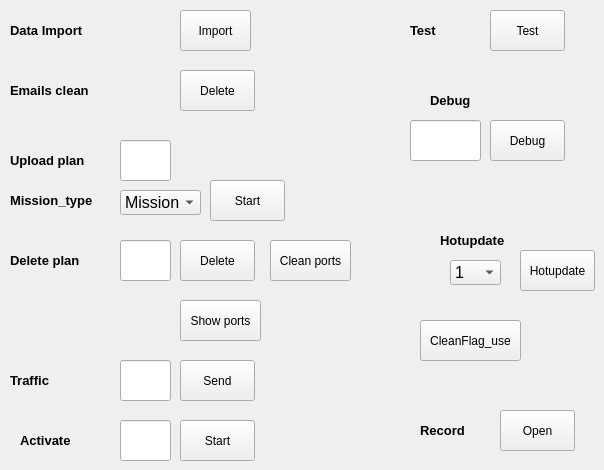
    <widget class="QWidget" name="tab_3">
     <attribute name="title">
      <string>Some funcs</string>
     </attribute>
     <widget class="QLabel" name="label_10">
      <property name="geometry">
       <rect>
        <x>10</x>
        <y>20</y>
        <width>81</width>
        <height>21</height>
       </rect>
      </property>
      <property name="font">
       <font>
        <pointsize>10</pointsize>
        <weight>75</weight>
        <bold>true</bold>
       </font>
      </property>
      <property name="text">
       <string>Data Import</string>
      </property>
     </widget>
     <widget class="QPushButton" name="pushButton7">
      <property name="geometry">
       <rect>
        <x>180</x>
        <y>70</y>
        <width>75</width>
        <height>41</height>
       </rect>
      </property>
      <property name="text">
       <string>Delete</string>
      </property>
     </widget>
     <widget class="QLabel" name="label_11">
      <property name="geometry">
       <rect>
        <x>10</x>
        <y>80</y>
        <width>81</width>
        <height>21</height>
       </rect>
      </property>
      <property name="font">
       <font>
        <pointsize>10</pointsize>
        <weight>75</weight>
        <bold>true</bold>
       </font>
      </property>
      <property name="text">
       <string>Emails clean</string>
      </property>
     </widget>
     <widget class="QPushButton" name="pushButton6">
      <property name="geometry">
       <rect>
        <x>180</x>
        <y>10</y>
        <width>71</width>
        <height>41</height>
       </rect>
      </property>
      <property name="text">
       <string>Import</string>
      </property>
     </widget>
     <widget class="QLabel" name="label_16">
      <property name="geometry">
       <rect>
        <x>10</x>
        <y>150</y>
        <width>81</width>
        <height>21</height>
       </rect>
      </property>
      <property name="font">
       <font>
        <pointsize>10</pointsize>
        <weight>75</weight>
        <bold>true</bold>
       </font>
      </property>
      <property name="text">
       <string>Upload plan</string>
      </property>
     </widget>
     <widget class="QPushButton" name="pushButton11">
      <property name="geometry">
       <rect>
        <x>210</x>
        <y>180</y>
        <width>75</width>
        <height>41</height>
       </rect>
      </property>
      <property name="text">
       <string>Start</string>
      </property>
     </widget>
     <widget class="QLabel" name="label_17">
      <property name="geometry">
       <rect>
        <x>10</x>
        <y>250</y>
        <width>111</width>
        <height>21</height>
       </rect>
      </property>
      <property name="font">
       <font>
        <pointsize>10</pointsize>
        <weight>75</weight>
        <bold>true</bold>
       </font>
      </property>
      <property name="text">
       <string>Delete plan</string>
      </property>
     </widget>
     <widget class="QPushButton" name="pushButton12">
      <property name="geometry">
       <rect>
        <x>180</x>
        <y>240</y>
        <width>75</width>
        <height>41</height>
       </rect>
      </property>
      <property name="text">
       <string>Delete</string>
      </property>
     </widget>
     <widget class="QPushButton" name="pushButton13">
      <property name="geometry">
       <rect>
        <x>490</x>
        <y>10</y>
        <width>75</width>
        <height>41</height>
       </rect>
      </property>
      <property name="text">
       <string>Test</string>
      </property>
     </widget>
     <widget class="QLabel" name="label_18">
      <property name="geometry">
       <rect>
        <x>410</x>
        <y>20</y>
        <width>61</width>
        <height>21</height>
       </rect>
      </property>
      <property name="font">
       <font>
        <pointsize>10</pointsize>
        <weight>75</weight>
        <bold>true</bold>
       </font>
      </property>
      <property name="text">
       <string>Test</string>
      </property>
     </widget>
     <widget class="QLabel" name="label_19">
      <property name="geometry">
       <rect>
        <x>440</x>
        <y>230</y>
        <width>111</width>
        <height>21</height>
       </rect>
      </property>
      <property name="font">
       <font>
        <pointsize>10</pointsize>
        <weight>75</weight>
        <bold>true</bold>
       </font>
      </property>
      <property name="text">
       <string>Hotupdate</string>
      </property>
     </widget>
     <widget class="QComboBox" name="comboBox10">
      <property name="geometry">
       <rect>
        <x>450</x>
        <y>260</y>
        <width>51</width>
        <height>25</height>
       </rect>
      </property>
      <property name="font">
       <font>
        <pointsize>12</pointsize>
       </font>
      </property>
      <item>
       <property name="text">
        <string>1</string>
       </property>
      </item>
      <item>
       <property name="text">
        <string>2</string>
       </property>
      </item>
      <item>
       <property name="text">
        <string>3</string>
       </property>
      </item>
      <item>
       <property name="text">
        <string>4</string>
       </property>
      </item>
      <item>
       <property name="text">
        <string>5</string>
       </property>
      </item>
      <item>
       <property name="text">
        <string>6</string>
       </property>
      </item>
      <item>
       <property name="text">
        <string>7</string>
       </property>
      </item>
      <item>
       <property name="text">
        <string>8</string>
       </property>
      </item>
      <item>
       <property name="text">
        <string>9</string>
       </property>
      </item>
      <item>
       <property name="text">
        <string>10</string>
       </property>
      </item>
      <item>
       <property name="text">
        <string>11</string>
       </property>
      </item>
      <item>
       <property name="text">
        <string>12</string>
       </property>
      </item>
      <item>
       <property name="text">
        <string>13</string>
       </property>
      </item>
      <item>
       <property name="text">
        <string>14</string>
       </property>
      </item>
      <item>
       <property name="text">
        <string>15</string>
       </property>
      </item>
      <item>
       <property name="text">
        <string>16</string>
       </property>
      </item>
      <item>
       <property name="text">
        <string>17</string>
       </property>
      </item>
      <item>
       <property name="text">
        <string>18</string>
       </property>
      </item>
      <item>
       <property name="text">
        <string>19</string>
       </property>
      </item>
      <item>
       <property name="text">
        <string>20</string>
       </property>
      </item>
     </widget>
     <widget class="QPushButton" name="pushButton15">
      <property name="geometry">
       <rect>
        <x>520</x>
        <y>250</y>
        <width>75</width>
        <height>41</height>
       </rect>
      </property>
      <property name="text">
       <string>Hotupdate</string>
      </property>
     </widget>
     <widget class="QLabel" name="label_20">
      <property name="geometry">
       <rect>
        <x>10</x>
        <y>370</y>
        <width>111</width>
        <height>21</height>
       </rect>
      </property>
      <property name="font">
       <font>
        <pointsize>10</pointsize>
        <weight>75</weight>
        <bold>true</bold>
       </font>
      </property>
      <property name="text">
       <string>Traffic</string>
      </property>
     </widget>
     <widget class="QPushButton" name="pushButton16">
      <property name="geometry">
       <rect>
        <x>180</x>
        <y>360</y>
        <width>75</width>
        <height>41</height>
       </rect>
      </property>
      <property name="text">
       <string>Send</string>
      </property>
     </widget>
     <widget class="QLabel" name="label_22">
      <property name="geometry">
       <rect>
        <x>10</x>
        <y>190</y>
        <width>91</width>
        <height>21</height>
       </rect>
      </property>
      <property name="font">
       <font>
        <pointsize>10</pointsize>
        <weight>75</weight>
        <bold>true</bold>
       </font>
      </property>
      <property name="text">
       <string>Mission_type</string>
      </property>
     </widget>
     <widget class="QComboBox" name="comboBox14">
      <property name="geometry">
       <rect>
        <x>120</x>
        <y>190</y>
        <width>81</width>
        <height>25</height>
       </rect>
      </property>
      <property name="font">
       <font>
        <pointsize>12</pointsize>
       </font>
      </property>
      <item>
       <property name="text">
        <string>Mission</string>
       </property>
      </item>
      <item>
       <property name="text">
        <string>Activate</string>
       </property>
      </item>
      <item>
       <property name="text">
        <string>Traffic</string>
       </property>
      </item>
     </widget>
     <widget class="QLabel" name="label_23">
      <property name="geometry">
       <rect>
        <x>20</x>
        <y>430</y>
        <width>111</width>
        <height>21</height>
       </rect>
      </property>
      <property name="font">
       <font>
        <pointsize>10</pointsize>
        <weight>75</weight>
        <bold>true</bold>
       </font>
      </property>
      <property name="text">
       <string>Activate</string>
      </property>
     </widget>
     <widget class="QPushButton" name="pushButton17">
      <property name="geometry">
       <rect>
        <x>180</x>
        <y>420</y>
        <width>75</width>
        <height>41</height>
       </rect>
      </property>
      <property name="text">
       <string>Start</string>
      </property>
     </widget>
     <widget class="QPushButton" name="pushButton18">
      <property name="geometry">
       <rect>
        <x>270</x>
        <y>240</y>
        <width>81</width>
        <height>41</height>
       </rect>
      </property>
      <property name="text">
       <string>Clean ports</string>
      </property>
     </widget>
     <widget class="QLineEdit" name="lineEdit8">
      <property name="geometry">
       <rect>
        <x>120</x>
        <y>240</y>
        <width>51</width>
        <height>41</height>
       </rect>
      </property>
      <property name="text">
       <string/>
      </property>
     </widget>
     <widget class="QLineEdit" name="lineEdit9">
      <property name="geometry">
       <rect>
        <x>120</x>
        <y>360</y>
        <width>51</width>
        <height>41</height>
       </rect>
      </property>
      <property name="text">
       <string/>
      </property>
     </widget>
     <widget class="QLineEdit" name="lineEdit10">
      <property name="geometry">
       <rect>
        <x>120</x>
        <y>420</y>
        <width>51</width>
        <height>41</height>
       </rect>
      </property>
      <property name="text">
       <string/>
      </property>
     </widget>
     <widget class="QLineEdit" name="lineEdit11">
      <property name="geometry">
       <rect>
        <x>120</x>
        <y>140</y>
        <width>51</width>
        <height>41</height>
       </rect>
      </property>
      <property name="text">
       <string/>
      </property>
     </widget>
     <widget class="QLineEdit" name="lineEdit12">
      <property name="geometry">
       <rect>
        <x>410</x>
        <y>120</y>
        <width>71</width>
        <height>41</height>
       </rect>
      </property>
      <property name="text">
       <string/>
      </property>
     </widget>
     <widget class="QPushButton" name="pushButton19">
      <property name="geometry">
       <rect>
        <x>490</x>
        <y>120</y>
        <width>75</width>
        <height>41</height>
       </rect>
      </property>
      <property name="text">
       <string>Debug</string>
      </property>
     </widget>
     <widget class="QLabel" name="label_25">
      <property name="geometry">
       <rect>
        <x>430</x>
        <y>90</y>
        <width>61</width>
        <height>21</height>
       </rect>
      </property>
      <property name="font">
       <font>
        <pointsize>10</pointsize>
        <weight>75</weight>
        <bold>true</bold>
       </font>
      </property>
      <property name="text">
       <string>Debug</string>
      </property>
     </widget>
     <widget class="QPushButton" name="pushButton21">
      <property name="geometry">
       <rect>
        <x>420</x>
        <y>320</y>
        <width>101</width>
        <height>41</height>
       </rect>
      </property>
      <property name="text">
       <string>CleanFlag_use</string>
      </property>
     </widget>
     <widget class="QPushButton" name="pushButton30">
      <property name="geometry">
       <rect>
        <x>180</x>
        <y>300</y>
        <width>81</width>
        <height>41</height>
       </rect>
      </property>
      <property name="text">
       <string>Show ports</string>
      </property>
     </widget>
     <widget class="QLabel" name="label_53">
      <property name="geometry">
       <rect>
        <x>420</x>
        <y>420</y>
        <width>61</width>
        <height>21</height>
       </rect>
      </property>
      <property name="font">
       <font>
        <pointsize>10</pointsize>
        <weight>75</weight>
        <bold>true</bold>
       </font>
      </property>
      <property name="text">
       <string>Record</string>
      </property>
     </widget>
     <widget class="QPushButton" name="pushButton36">
      <property name="geometry">
       <rect>
        <x>500</x>
        <y>410</y>
        <width>75</width>
        <height>41</height>
       </rect>
      </property>
      <property name="text">
       <string>Open</string>
      </property>
     </widget>
    </widget>
